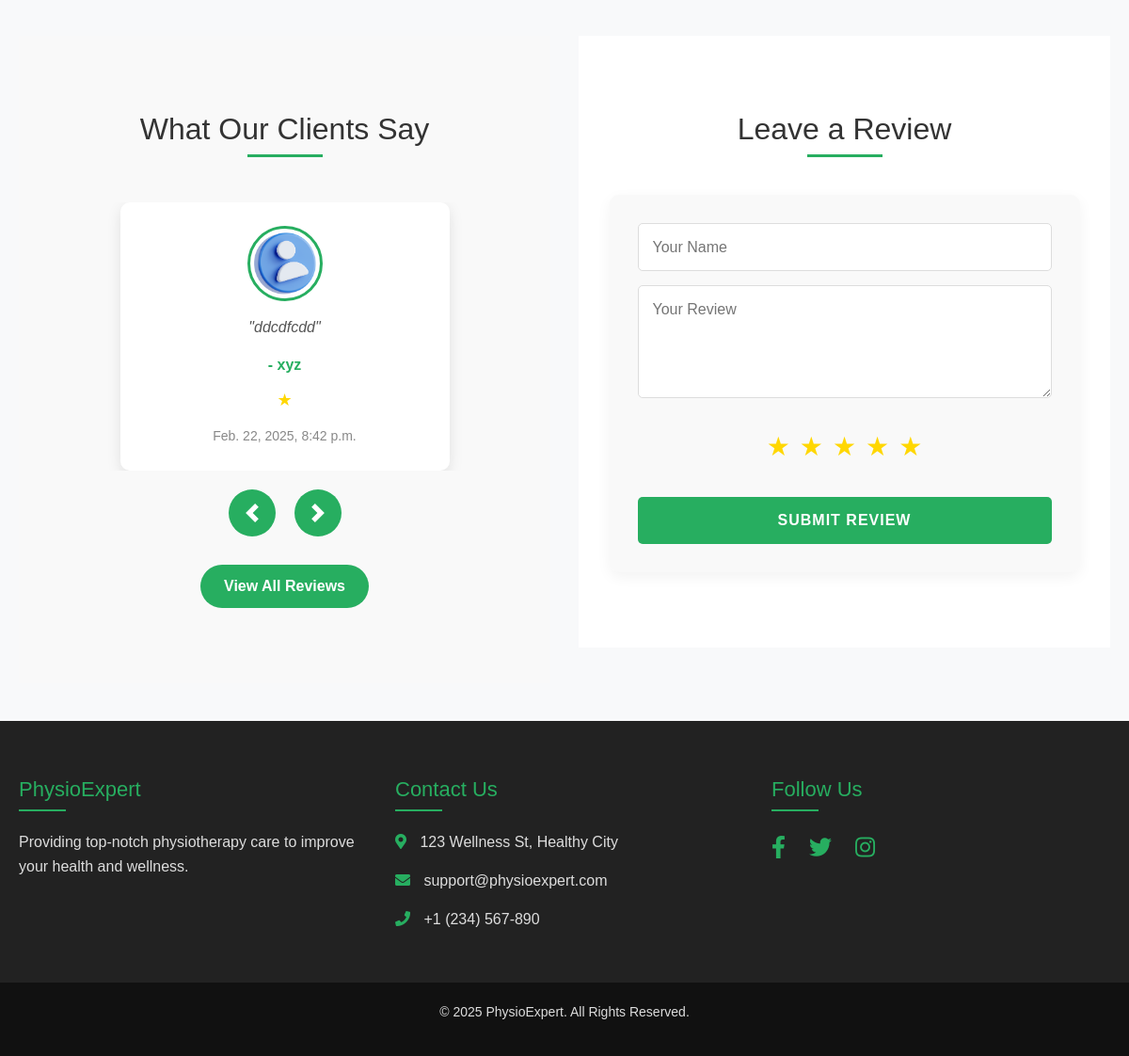
The app's page / (lower part), older data.
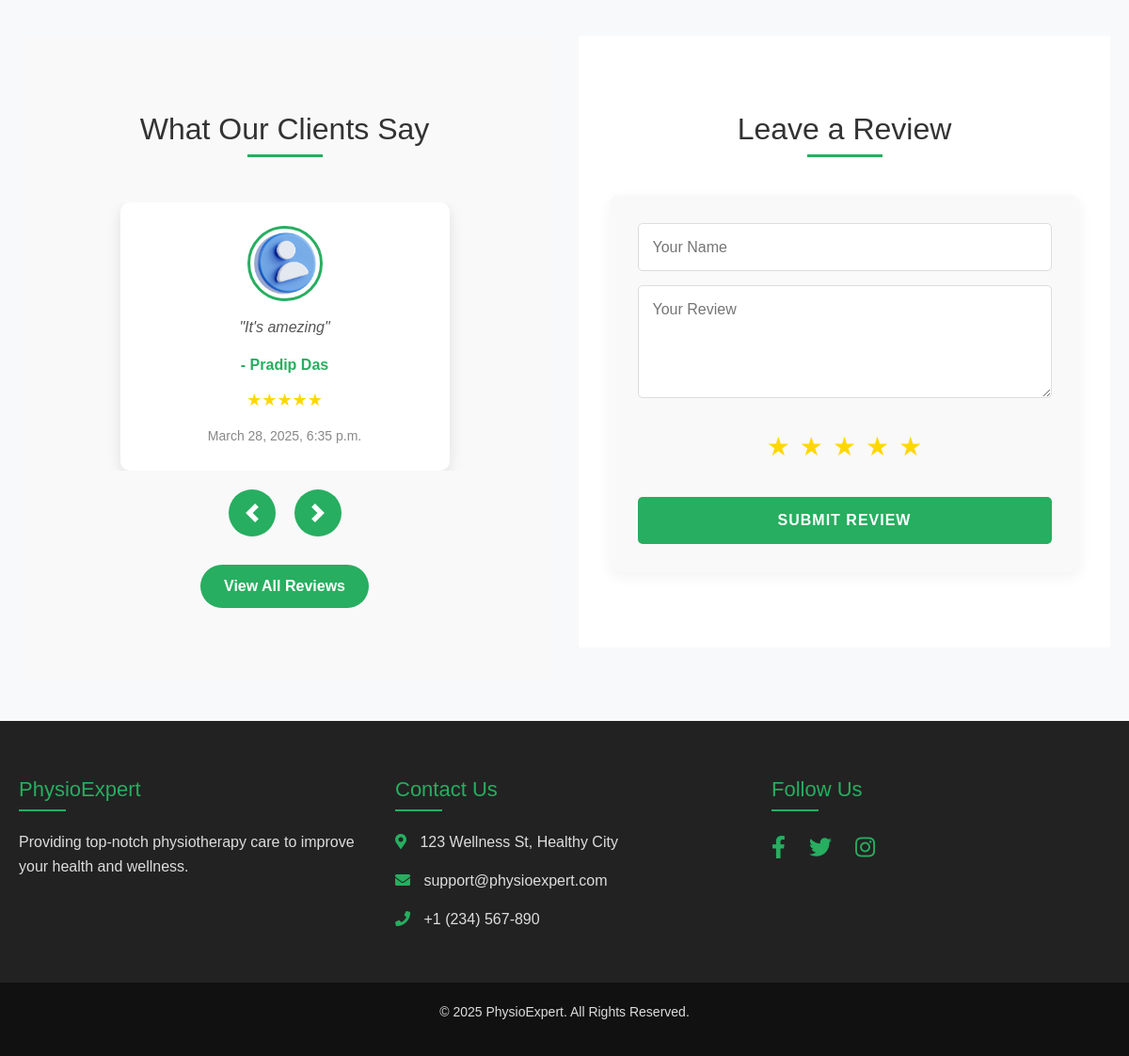
The same page, newer data.
### core/models.py (models this page shows, shortened)
class Review(models.Model):
    name = models.CharField(max_length=255)
    rating = models.IntegerField(default=5)
    review = models.TextField()
    created_at = models.DateTimeField(auto_now_add=True)

### core/views.py (the view)
# urls.py: path('',index, name='mainPage'),
def index(request):
    packages = Package.objects.all()
    about = About.objects.all()
    all_reviews = Review.objects.all().order_by('-created_at')
    paginator = Paginator(all_reviews, 6)  # Show 6 reviews per page
    page_number = request.GET.get('page')
    reviews = paginator.get_page(page_number)
    form = ReviewForm()
    appointment_form = AppointmentForm()
    show_modal = request.session.pop('show_appointment_modal', False)
    return_to_modal = request.GET.get('modal') == 'true' or request.session.pop('return_to_modal', False)
    if return_to_modal:
        request.session['return_to_modal'] = True  # Keep it for potential redirects
    context = {
        'packages': packages,
        'about': about,
        'reviews': reviews,
        'form': form,
        'appointment_form': appointment_form,
        'show_appointment_modal': show_modal,
        'return_to_modal': return_to_modal,  # Pass to template
    }
    return render(request, 'core/index.html', context)

### core/forms.py
class ReviewForm(forms.ModelForm):
    class Meta:
        model = Review
        fields = ['name', 'rating', 'review']

class AppointmentForm(forms.ModelForm):
    def __init__(self, *args, **kwargs):
        super().__init__(*args, **kwargs)
        packages = Package.objects.all()
        package_choices = [(p.name, f"{p.name} (Rs. {p.cost})") for p in packages]
        self.fields['package'].widget = forms.Select(choices=[('', 'Select a Package')] + package_choices)
    class Meta:
        model = Appointment
        fields = ['full_name', 'email', 'phone', 'age', 'gender', 'package', 'preferred_date', 'message']
        widgets = {
            'preferred_date': forms.DateInput(attrs={'type': 'date'}),
            'package': forms.Select(attrs={'class': 'form-control'}),
        }

### templates/core/index.html (shortened to what the changed rows need)
{% load static %}
<!DOCTYPE html>
<html lang="en">
<head>
    <link rel="stylesheet" href="https://cdn.jsdelivr.net/npm/bootstrap@4.6.2/dist/css/bootstrap.min.css"
>
    <link rel="stylesheet" href="https://cdnjs.cloudflare.com/ajax/libs/font-awesome/5.15.4/css/all.min.css">
</head>
<body>
    <section class="testimonial-feedback-container">
        <div class="testimonials-wrapper">
            <div class="testimonials" id="testimonials">
                <div class="testimonial-header">
                    <h2>What Our Clients Say</h2>
                </div>
                <div id="testimonialCarousel" class="carousel slide" data-ride="carousel" data-interval="5000">
                    <div class="carousel-inner">
                        {% for review in reviews %}
                        <div class="carousel-item {% if forloop.first %}active{% endif %}">
                            <div class="card-deck justify-content-center">
                                <div class="card">
                                    <div class="card-body text-center">
                                        <img src="{% static 'images/users.webp' %}" alt="{{ review.name }}"
                                            class="profile-img">
                                        <p class="review-text">"{{ review.review }}"</p>
                                        <p class="reviewer-name">- {{ review.name }}</p>
                                        <div class="stars">
                                            {% for _ in ""|ljust:review.rating %}★{% endfor %}
                                        </div>
                                        <small class="review-date">{{ review.created_at }}</small>
                                    </div>
                                </div>
                            </div>
                        </div>
                        {% endfor %}
                    </div>
                </div>
            </div>
        </div>
        <div class="feedback-wrapper">
            <div class="feedback" id="feedback">
                <h2>Leave a Review</h2>
            </div>
        </div>
    </section>
</body>
</html>

Row changes from the older to the newer data that the page shows:
no longer on this page (row unchanged): Review: review "ddcdfcdd", name "xyz", rating 1 (drawn), created_at "Feb. 22, 2025, 8:42 p.m."
added Review: review "It's amezing", name "Pradip Das", rating 5 (drawn), created_at "March 28, 2025, 6:35 p.m."
